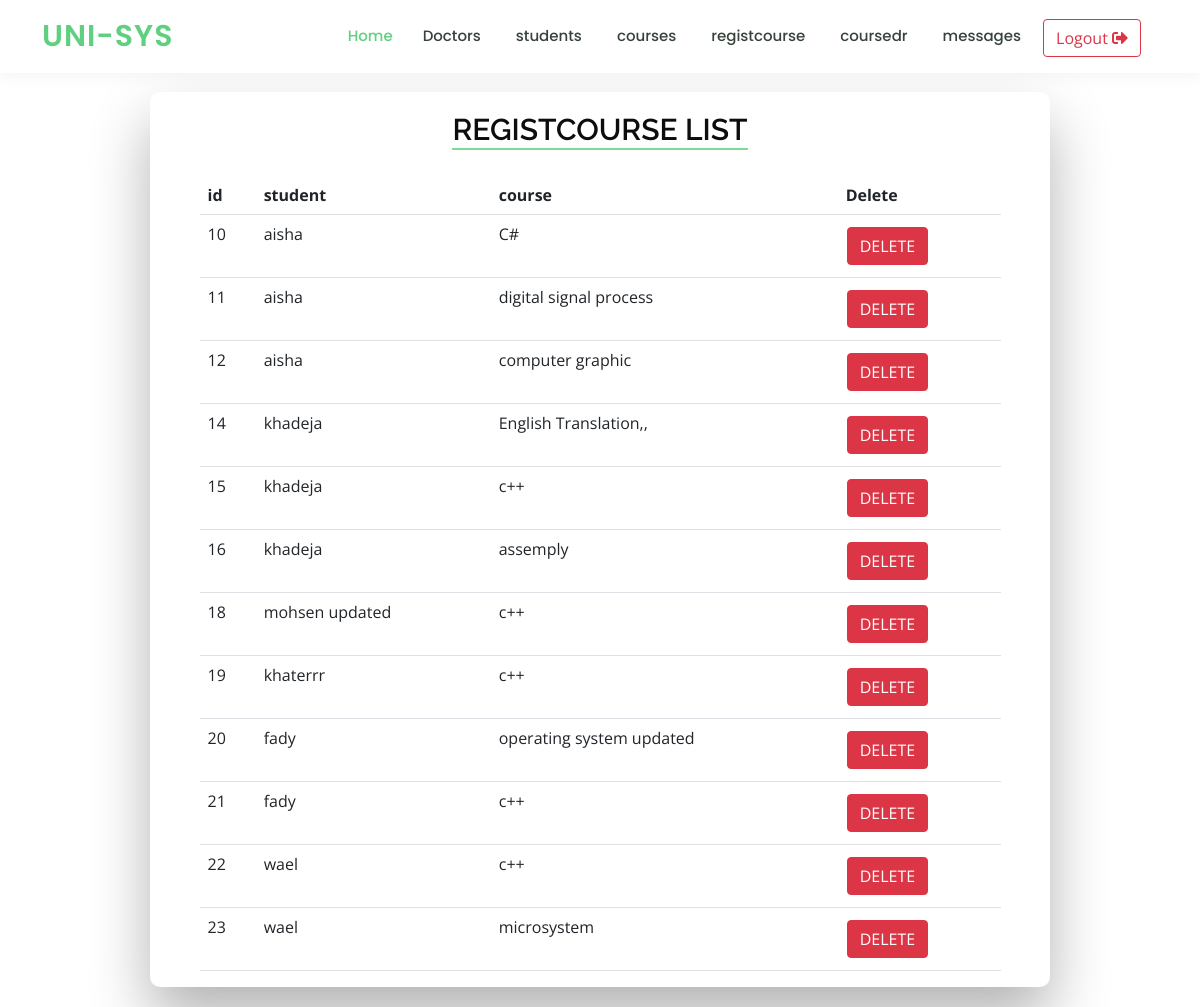
Page /admin/registcourse/list.php (signed in) on the committed database.
### tables this page shows
CREATE TABLE `registcourse` (
  `id` int(11) NOT NULL,
  `studentId` int(11) NOT NULL,
  `courseId` int(11) NOT NULL
);

CREATE TABLE `students` (
  `id` int(11) NOT NULL,
  `std_name` varchar(250) NOT NULL,
  `stu_image` varchar(255) DEFAULT NULL,
  `std_password` varchar(250) NOT NULL,
  `levelId` int(11) NOT NULL
);

CREATE TABLE `courses` (
  `id` int(11) NOT NULL,
  `name` varchar(250) NOT NULL
);

### admin/registcourse/list.php (the view, shortened to what this page needs)
<?php ob_start();
 include '../shared/header.php';
include  '../general/connection.php';
$select = "SELECT registcourse.id , students.std_name, courses.name FROM `registcourse` JOIN students JOIN courses WHERE studentId = students.id AND courseId = courses.id;";
$s = mysqli_query($conn, $select);
?>
<div class="wrapper fadeInDown">
    <div id="formContent">
        <h2 class="active">registcourse List </h2>
        <div class="container col-11 mt-3 justify-content-center  text-ceter">
            <table class="table text-ceter">
                <tr>
                    <th>id</th>
                    <th>student</th>
                    <th>course</th>
                    <th>Delete</th>
                </tr>
                <tr>
                    <?php foreach ($s as $data) { ?>
                        <td><?php echo $data['id'] ?></td>
                        <td><?php echo $data['std_name'] ?></td>
                        <td><?php echo $data['name'] ?></td>
                        <td> <a href="list.php?delete=<?php echo $data['id'] ?>" class="btn btn-danger">DELETE</a></td>
                </tr>
            <?php } ?>
            </table>
        </div>
    </div>
</div>
<?php include '../shared/script.php'; ?>

### assets/css/style.css (style rules this page uses)
body { font-family: "Open Sans", sans-serif; color: #444444; padding-top: 72px; }
a { color: #5fcf80; text-decoration: none; }
h1, h2, h3, h4, h5, h6 { font-family: "Raleway", sans-serif; }
.wrapper { display: flex; align-items: center; flex-direction: column; justify-content: center; width: 100%; min-height: 100%; padding: 20px; }
#formContent { -webkit-border-radius: 10px 10px 10px 10px; border-radius: 10px 10px 10px 10px; background: #fff; padding: 30px; width: 90%; max-width: 900px; position: relative; padding: 0px; -webkit-box-shadow: 0 30px 60px 0 rgba(0,0,0,0.3); box-shadow: 0 30px 60px 0 rgba(0,0,0,0.3); text-align: center; }
h2 { text-align: center; font-size: 30px; font-weight: 600; text-transform: uppercase; display:inline-block; margin: 20px 8px 10px 8px; color: #cccccc; }
h2.active { color: #0d0d0d; border-bottom: 2px solid #7ed899; }
.fadeInDown { -webkit-animation-name: fadeInDown; animation-name: fadeInDown; -webkit-animation-duration: 1s; animation-duration: 1s; -webkit-animation-fill-mode: both; animation-fill-mode: both; }
* { box-sizing: border-box; }
.btn { color: white; text-align: center; text-decoration: none; display: inline-block; box-shadow: none; margin: 4px 1px; }

### rows in the picture
registcourse: id "10", studentId.std_name "aisha", courseId.name "C#"
registcourse: id "11", studentId.std_name "aisha", courseId.name "digital signal process"
registcourse: id "12", studentId.std_name "aisha", courseId.name "computer graphic"
registcourse: id "14", studentId.std_name "khadeja", courseId.name "English Translation,,"
registcourse: id "15", studentId.std_name "khadeja", courseId.name "c++"
registcourse: id "16", studentId.std_name "khadeja", courseId.name "assemply"
registcourse: id "18", studentId.std_name "mohsen updated", courseId.name "c++"
registcourse: id "19", studentId.std_name "khaterrr", courseId.name "c++"
registcourse: id "20", studentId.std_name "fady", courseId.name "operating system updated"
registcourse: id "21", studentId.std_name "fady", courseId.name "c++"
registcourse: id "22", studentId.std_name "wael", courseId.name "c++"
registcourse: id "23", studentId.std_name "wael", courseId.name "microsystem"
